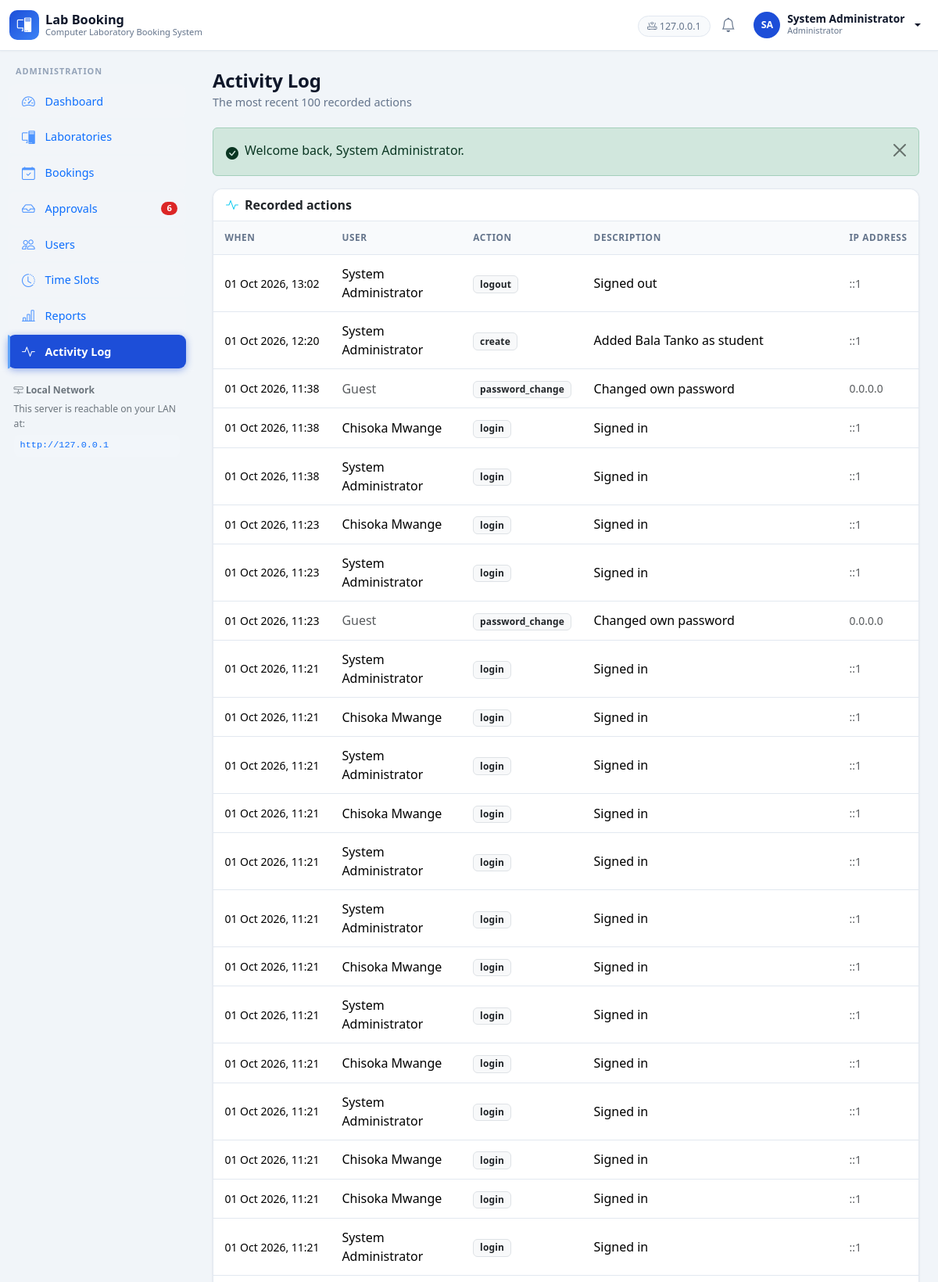
The app's page /admin/activity.php (signed in, upper part) with its own data.
### tables this page shows
CREATE TABLE `users` (
  `id`            INT(11)      NOT NULL AUTO_INCREMENT,
  `name`          VARCHAR(120)  NOT NULL,
  `email`         VARCHAR(191)  NOT NULL,
  `password`      VARCHAR(255)  NOT NULL,
  `role`          ENUM('admin','user')   NOT NULL DEFAULT 'user',
  `status`        ENUM('active','inactive') NOT NULL DEFAULT 'active',
  `student_no`    VARCHAR(50)   DEFAULT NULL,
  `phone`         VARCHAR(30)   DEFAULT NULL,
   
   
   
   
   
  `avatar`        VARCHAR(191)  DEFAULT NULL,
  `last_login_at` DATETIME      DEFAULT NULL,
  `created_at`    DATETIME      NOT NULL DEFAULT CURRENT_TIMESTAMP,
  `updated_at`    DATETIME      NOT NULL DEFAULT CURRENT_TIMESTAMP ON UPDATE CURRENT_TIMESTAMP,
  PRIMARY KEY (`id`),
  UNIQUE KEY `uq_users_email` (`email`),
  UNIQUE KEY `uq_users_student_no` (`student_no`),
  KEY `idx_users_role_status` (`role`,`status`)
);

CREATE TABLE `activity_logs` (
  `id`          INT(11)      NOT NULL AUTO_INCREMENT,
  `user_id`     INT(11)      DEFAULT NULL,
  `action`      VARCHAR(64)  NOT NULL,
  `entity`      VARCHAR(32)  DEFAULT NULL,
  `entity_id`   INT(11)      DEFAULT NULL,
  `description` VARCHAR(255) DEFAULT NULL,
  `ip_address`  VARCHAR(45)  DEFAULT NULL,
  `created_at`  DATETIME     NOT NULL DEFAULT CURRENT_TIMESTAMP,
  PRIMARY KEY (`id`),
  KEY `idx_activity_user` (`user_id`),
  KEY `idx_activity_created` (`created_at`),
  CONSTRAINT `fk_activity_user`
    FOREIGN KEY (`user_id`) REFERENCES `users` (`id`)
    ON DELETE SET NULL ON UPDATE CASCADE
);

### includes/auth.php (called while the page is built, shortened)
<?php
function current_user()
{
    return isset($_SESSION['user']) && is_array($_SESSION['user']) ? $_SESSION['user'] : null;
}
function current_user_id()
{
    $user = current_user();
    return $user === null ? null : (int) $user['id'];
}
function is_logged_in()
{
    return current_user() !== null;
}
function is_admin()
{
    $user = current_user();
    return $user !== null && $user['role'] === 'admin';
}
function sync_user_state()
{
    $user = current_user();
    try {
        $fresh = db_one('SELECT id, name, email, role, status, student_no FROM users WHERE id = ?', array((int) $user['id']));
    } catch (Exception $e) {
        error_log('CLBS sync_user_state failed: ' . $e->getMessage());
        return true;
    }
    return true;
}
function require_login()
{
    if (!sync_user_state()) {
        $accountId = current_user_id();
        destroy_session_with_notice(
            'danger',
            'Your account is no longer active. Please contact the administrator.'
        );
        log_activity(
            'session_revoked',
            'user',
            $accountId,
            'Session ended: account deleted or deactivated'
        );
        redirect('auth/login.php');
    }}
function require_admin()
{
    require_login();
}
function home_path()
{
    return is_admin() ? 'admin/index.php' : 'user/index.php';
}

### config/database.php (called while the page is built, shortened)
<?php
function db()
{
    static $pdo = null;
    if ($pdo instanceof PDO) {
        return $pdo;
    }
    $dsn = 'mysql:host=' . DB_HOST . ';port=' . DB_PORT . ';dbname=' . DB_NAME . ';charset=' . DB_CHARSET;
    try {
        $pdo = new PDO($dsn, DB_USER, DB_PASS, array(
            PDO::ATTR_ERRMODE            => PDO::ERRMODE_EXCEPTION,
            PDO::ATTR_DEFAULT_FETCH_MODE => PDO::FETCH_ASSOC,
            PDO::ATTR_EMULATE_PREPARES   => false,
        ));
        $pdo->exec("SET SESSION sql_mode = 'STRICT_TRANS_TABLES,NO_ZERO_IN_DATE,NO_ZERO_DATE,ERROR_FOR_DIVISION_BY_ZERO,NO_AUTO_CREATE_USER,NO_ENGINE_SUBSTITUTION'");
    } catch (PDOException $e) {
        if (APP_DEBUG) {
            die(
                '<div style="font-family:sans-serif;max-width:640px;margin:60px auto;padding:24px;'
                . 'border:1px solid #dc3545;border-radius:8px;color:#842029">'
                . '<h2 style="margin-top:0">Database connection failed</h2>'
                . '<p>Could not connect to <code>' . htmlspecialchars($e->getMessage(), ENT_QUOTES, 'UTF-8') . '</code></p>'
                . '<p>Check that:</p><ul>'
                . '<li>MySQL is running in the XAMPP Control Panel</li>'
                . '<li>The <code>' . DB_NAME . '</code> database has been imported '
                . '(<code>database/schema.sql</code>)</li>'
                . '<li>The credentials in <code>config/config.php</code> are correct</li>'
                . '</ul></div>'
            );
        }
        error_log('CLBS DB connection failed: ' . $e->getMessage());
        http_response_code(503);
        die('Service temporarily unavailable. Please try again later.');
    }
    return $pdo;
}

### includes/functions.php (called while the page is built, shortened)
<?php
function e($value)
{
    return htmlspecialchars((string) $value, ENT_QUOTES, 'UTF-8');
}
function url($path = '')
{
    $path = ltrim($path, '/');
    return BASE_URL . '/' . $path;
}
function db_query($sql, array $params = array())
{
    $stmt = db()->prepare($sql);
    $stmt->execute($params);
    return $stmt;
}
function db_all($sql, array $params = array())
{
    return db_query($sql, $params)->fetchAll(PDO::FETCH_ASSOC);
}
function db_one($sql, array $params = array())
{
    $row = db_query($sql, $params)->fetch(PDO::FETCH_ASSOC);
    return $row === false ? null : $row;
}
function db_value($sql, array $params = array())
{
    $row = db_query($sql, $params)->fetch(PDO::FETCH_NUM);
    return $row === false ? null : $row[0];
}
function format_date($date, $withTime = false)
{
    $parsed = date_create_from_format('Y-m-d', $date);
    $ts = strtotime($date);
    return date($withTime ? 'd M Y, H:i' : 'd M Y', $ts);
}
function initials($name)
{
    $parts = preg_split('/\s+/', trim($name));
    $out = '';
    foreach ($parts as $part) {
        if ($part !== '') {
            $out .= strtoupper($part[0]);
        }
    }
    return $out === '' ? '?' : substr($out, 0, 2);
}
function nav_active($current, $candidate)
{
    return $current === $candidate ? ' active' : '';
}

### admin/activity.php (the view, shortened to what this page needs)
<?php
require_admin();
$activity = db_all(
    'SELECT a.id, a.action, a.entity, a.entity_id, a.description, a.ip_address, a.created_at,
            u.name AS user_name, u.role
     FROM activity_logs a
     LEFT JOIN users u ON u.id = a.user_id
     ORDER BY a.created_at DESC, a.id DESC
     LIMIT 100'
);
layout_start(array('title' => 'Activity Log', 'active' => 'activity'));
?>
<div class="card">
    <div class="card-header"><i class="bi bi-activity me-2 text-info"></i>Recorded actions</div>
    <?php if (empty($activity)): ?>
        <?php empty_state('bi-activity', 'Nothing recorded yet', 'Sign-ins and administrative changes will be listed here.'); ?>
    <?php else: ?>
    <div class="table-responsive">
        <table class="table table-hover align-middle mb-0">
            <thead>
                <tr>
                    <th>When</th>
                    <th>User</th>
                    <th>Action</th>
                    <th>Description</th>
                    <th>IP address</th>
                </tr>
            </thead>
            <tbody>
            <?php foreach ($activity as $row): ?>
                <tr>
                    <td class="text-nowrap small"><?php echo e(format_date($row['created_at'], true)); ?></td>
                    <td>
                        <?php if (!empty($row['user_name'])): ?>
                            <?php echo e($row['user_name']); ?>
                        <?php else: ?>
                            <span class="text-muted">Guest</span>
                        <?php endif; ?>
                    </td>
                    <td><span class="badge bg-light text-dark border"><?php echo e($row['action']); ?></span></td>
                    <td><?php echo e($row['description'] !== null && $row['description'] !== '' ? $row['description'] : '-'); ?></td>
                    <td class="small text-muted"><?php echo e($row['ip_address']); ?></td>
                </tr>
            <?php endforeach; ?>
            </tbody>
        </table>
    </div>
    <?php endif; ?>
</div>

### includes/navbar.php (shortened to what this page needs)
<?php
$__user = current_user();
$__serverIp = isset($_SERVER['SERVER_ADDR']) ? $_SERVER['SERVER_ADDR'] : '';
?>
<nav class="navbar navbar-expand-lg app-navbar sticky-top">
  <div class="container-fluid">
    <a class="navbar-brand d-flex align-items-center gap-2" href="<?php echo e(url(home_path())); ?>">
      <span class="brand-mark"><i class="bi bi-pc-display"></i></span>
      <span class="brand-text">
        <strong>Lab Booking</strong>
        <small>Computer Laboratory Booking System</small>
      </span>
    </a>
    <div class="collapse navbar-collapse justify-content-end">
      <ul class="navbar-nav align-items-lg-center gap-lg-1">
        <?php if (!is_logged_in()): ?>
          <li class="nav-item">
            <a class="btn btn-sm btn-outline-primary" href="<?php echo e(url('auth/login.php')); ?>">Sign in</a>
          </li>
        <?php else: ?>
          <?php if ($__serverIp !== ''): ?>
          <li class="nav-item d-none d-xl-block">
            <span class="nav-server" title="Clients on the local network can reach this server here">
              <i class="bi bi-router"></i> <?php echo e($__serverIp); ?>
            </span>
          </li>
          <?php endif; ?>
          <li class="nav-item">
            <a class="nav-icon" href="<?php echo e(url(is_admin() ? 'admin/notifications.php' : 'user/notifications.php')); ?>"
               title="Notifications">
              <i class="bi bi-bell"></i>
            </a>
          </li>
          <li class="nav-item dropdown">
            <a class="nav-user dropdown-toggle" href="#" data-bs-toggle="dropdown" aria-expanded="false">
              <span class="avatar"><?php echo e(initials($__user['name'])); ?></span>
              <span class="d-none d-sm-inline">
                <strong><?php echo e($__user['name']); ?></strong>
                <small class="role-tag"><?php echo e($__user['role'] === 'admin' ? 'Administrator' : 'Student'); ?></small>
              </span>
            </a>
          </li>
        <?php endif; ?>
      </ul>
    </div>
  </div>
</nav>

### includes/sidebar.php (shortened to what this page needs)
<?php
$__active = isset($GLOBALS['__active']) ? $GLOBALS['__active'] : '';
$__isAdmin = is_admin();
if ($__isAdmin) {
    $__links = array(
        array('key' => 'dashboard',     'icon' => 'bi-speedometer2',   'label' => 'Dashboard',      'href' => 'admin/index.php'),
        array('key' => 'laboratories',  'icon' => 'bi-pc-display',     'label' => 'Laboratories',   'href' => 'admin/laboratories.php'),
        array('key' => 'bookings',      'icon' => 'bi-calendar-check',  'label' => 'Bookings',       'href' => 'admin/bookings.php'),
        array('key' => 'approvals',     'icon' => 'bi-inbox',           'label' => 'Approvals',      'href' => 'admin/approvals.php', 'badge' => 'pending'),
        array('key' => 'users',         'icon' => 'bi-people',          'label' => 'Users',          'href' => 'admin/users.php'),
        array('key' => 'slots',         'icon' => 'bi-clock-history',   'label' => 'Time Slots',     'href' => 'admin/time-slots.php'),
        array('key' => 'reports',       'icon' => 'bi-bar-chart-line',  'label' => 'Reports',        'href' => 'admin/reports.php'),
        array('key' => 'activity',      'icon' => 'bi-activity',        'label' => 'Activity Log',   'href' => 'admin/activity.php'),
    );
    $__section = 'Administration';
}
$__pendingCount = 0;
if ($__isAdmin) {
    try {
        $__pendingCount = (int) db_value("SELECT COUNT(*) FROM bookings WHERE status = 'pending'");
    } catch (Exception $e) {
        $__pendingCount = 0;
    }
}
?>
<aside class="app-sidebar offcanvas-lg offcanvas-start" tabindex="-1" id="appSidebar"
       aria-label="Main navigation">
  <div class="offcanvas-body d-lg-flex flex-column p-0">
    <div class="sidebar-section"><?php echo e($__section); ?></div>
    <nav class="sidebar-nav">
      <?php foreach ($__links as $__link):
          $__count = 0;
          if (isset($__link['badge']) && $__link['badge'] === 'pending') {
              $__count = $__pendingCount;
          }
      ?>
        <a class="sidebar-link text-primary<?php echo nav_active($__active, $__link['key']); ?>"
           href="<?php echo e(url($__link['href'])); ?>">
          <i class="bi <?php echo e($__link['icon']); ?>"></i>
          <span><?php echo e($__link['label']); ?></span>
          <?php if ($__count > 0): ?>
            <span class="sidebar-badge"><?php echo e($__count); ?></span>
          <?php endif; ?>
        </a>
      <?php endforeach; ?>
    </nav>
    <div class="sidebar-foot">
      <div class="sidebar-foot-title text-secondary"><i class="bi bi-hdd-network"></i> Local Network</div>
      <p class="mb-1 text-secondary">This server is reachable on your LAN at:</p>
      <code class="lan-url text-primary">http://<?php echo e(isset($_SERVER['SERVER_ADDR']) ? $_SERVER['SERVER_ADDR'] : 'SERVER_IP'); ?></code>
    </div>
  </div>
</aside>

### records on screen
users: name "SA", name "System Administrator", role "Administrator", role "ADMINISTRATION"
activity_logs: created_at "01 Oct 2026, 13:02", user.name "System Administrator", action "logout", description "Signed out", ip_address "::1"
activity_logs: created_at "01 Oct 2026, 12:20", user.name "System Administrator", action "create", description "Added Bala Tanko as student", ip_address "::1"
activity_logs: created_at "01 Oct 2026, 11:38", shows "Guest", action "password_change", description "Changed own password", ip_address "0.0.0.0"
activity_logs: created_at "01 Oct 2026, 11:38", user.name "Chisoka Mwange", action "login", description "Signed in", ip_address "::1"
activity_logs: created_at "01 Oct 2026, 11:38", user.name "System Administrator", action "login", description "Signed in", ip_address "::1"
activity_logs: created_at "01 Oct 2026, 11:23", user.name "Chisoka Mwange", action "login", description "Signed in", ip_address "::1"
activity_logs: created_at "01 Oct 2026, 11:23", user.name "System Administrator", action "login", description "Signed in", ip_address "::1"
activity_logs: created_at "01 Oct 2026, 11:23", shows "Guest", action "password_change", description "Changed own password", ip_address "0.0.0.0"
activity_logs: created_at "01 Oct 2026, 11:21", user.name "System Administrator", action "login", description "Signed in", ip_address "::1"
activity_logs: created_at "01 Oct 2026, 11:21", user.name "Chisoka Mwange", action "login", description "Signed in", ip_address "::1"
activity_logs: created_at "01 Oct 2026, 11:21", user.name "System Administrator", action "login", description "Signed in", ip_address "::1"
activity_logs: created_at "01 Oct 2026, 11:21", user.name "Chisoka Mwange", action "login", description "Signed in", ip_address "::1"
activity_logs: created_at "01 Oct 2026, 11:21", user.name "System Administrator", action "login", description "Signed in", ip_address "::1"
activity_logs: created_at "01 Oct 2026, 11:21", user.name "System Administrator", action "login", description "Signed in", ip_address "::1"
activity_logs: created_at "01 Oct 2026, 11:21", user.name "Chisoka Mwange", action "login", description "Signed in", ip_address "::1"
activity_logs: created_at "01 Oct 2026, 11:21", user.name "System Administrator", action "login", description "Signed in", ip_address "::1"
activity_logs: created_at "01 Oct 2026, 11:21", user.name "Chisoka Mwange", action "login", description "Signed in", ip_address "::1"
activity_logs: created_at "01 Oct 2026, 11:21", user.name "System Administrator", action "login", description "Signed in", ip_address "::1"
activity_logs: created_at "01 Oct 2026, 11:21", user.name "Chisoka Mwange", action "login", description "Signed in", ip_address "::1"
activity_logs: created_at "01 Oct 2026, 11:21", user.name "Chisoka Mwange", action "login", description "Signed in", ip_address "::1"
activity_logs: created_at "01 Oct 2026, 11:21", user.name "System Administrator", action "login", description "Signed in", ip_address "::1"

### other values on screen
$__serverIp "127.0.0.1"
$__link['label'] "Dashboard"
$__link['label'] "Laboratories"
$__link['label'] "Bookings"
$__link['label'] "Approvals"
$__count "6"
$__link['label'] "Users"
$__link['label'] "Time Slots"
$__link['label'] "Reports"
$__link['label'] "Activity Log"
isset($_SERVER['SERVER_ADDR']) ? $_SERVER['SERVER_ADDR'] : 'SERVER_IP' "127.0.0.1"
$title "Activity Log"
$subtitle "The most recent 100 recorded actions"
$flash['message'] "Welcome back, System Administrator."
